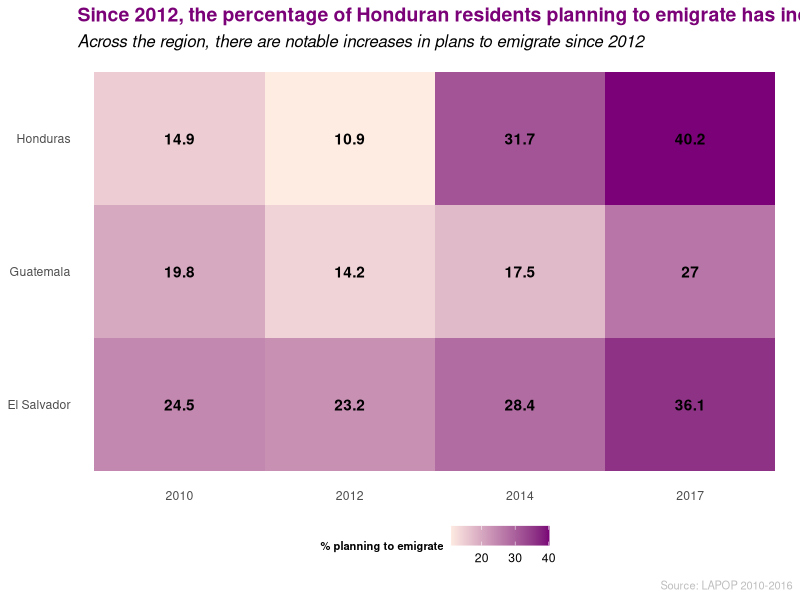

Write R code to recreate this figure.
# Heatmap of percent of people willing to emigrate per country over time
### Might want to consider doing it for provinces

## Read in data
install.packages("ggplot2")
install.packages("tidyverse")

library(tidyverse)
library(gtools)

els <- read.csv('Data/elsLAPOP.csv', encoding = 'latin1')
guate <- read.csv('Data/guateLAPOP.csv', encoding='latin1')
hond <- read.csv('Data/hondLAPOP.csv', encoding='latin1')

els$pais[els$pais==3] <- "El Salvador"
guate$pais[guate$pais==2] <- "Guatemala"
hond$pais[hond$pais==4] <- "Honduras"

cols_to_keep <- intersect(colnames(els), colnames(guate))
g <- guate[, cols_to_keep, drop=FALSE]
e <- els[, cols_to_keep, drop=FALSE]
bind <- smartbind(g, e)
cols_to_keep <- intersect(colnames(bind), colnames(hond))
h <- hond[, cols_to_keep, drop=FALSE]
b <- bind[, cols_to_keep, drop=FALSE]
final <- smartbind(h, b)

rm(cols_to_keep, g, e, h, b, bind)

## Get the data ready: Year, Country, and Percent Wanting to Emigrate

inter <- final %>% 
  select(year, pais, q14) %>%
  group_by(year, pais) %>%
  add_tally() %>%
  add_count(q14)

inter$perc <- (inter$nn / inter$n) * 100

to_graph <- inter %>%
  select(year, pais, perc, q14) %>%
  group_by(year, pais) %>%
  arrange(q14) %>%    
  slice(1)

## Put into a heatmap

mario_theme <- theme(plot.title = element_text(color='#7a0177', size=14, face='bold'),
                     plot.subtitle = element_text(color='black', size=12, face='italic'), 
                     axis.title.x = element_text(color='black', size=10),
                     axis.title.y = element_text(color='black', size=10), 
                     plot.caption = element_text(color='grey', size=8),
                     legend.title = element_text(face='bold', size=8),
                     legend.position = 'bottom', legend.direction = 'horizontal', legend.box = 'horizontal', 
                     legend.key.size = unit(0.5, 'cm'),
                     panel.background = element_blank()) 

plot <- ggplot(to_graph, aes(x=as.factor(year), y=pais, fill=perc)) + geom_tile(aes(fill=perc)) + geom_text(aes(label=round(perc, 1), fontface='bold')) + scale_fill_gradient(low='#feebe2', high='#7a0177') 
labels <- labs(title = 'Since 2012, the percentage of Honduran residents planning to emigrate has increased nearly 30%',
               subtitle = 'Across the region, there are notable increases in plans to emigrate since 2012',
               caption = 'Source: LAPOP 2010-2016',
               x = 'Year',
               y = 'Country',
               fill = '% planning to emigrate')
update_theme <- theme(axis.title.x = element_blank(),
                      axis.title.y = element_blank(),
                      panel.grid = element_blank(), 
                      axis.ticks = element_blank())

plot + labels + mario_theme + update_theme

